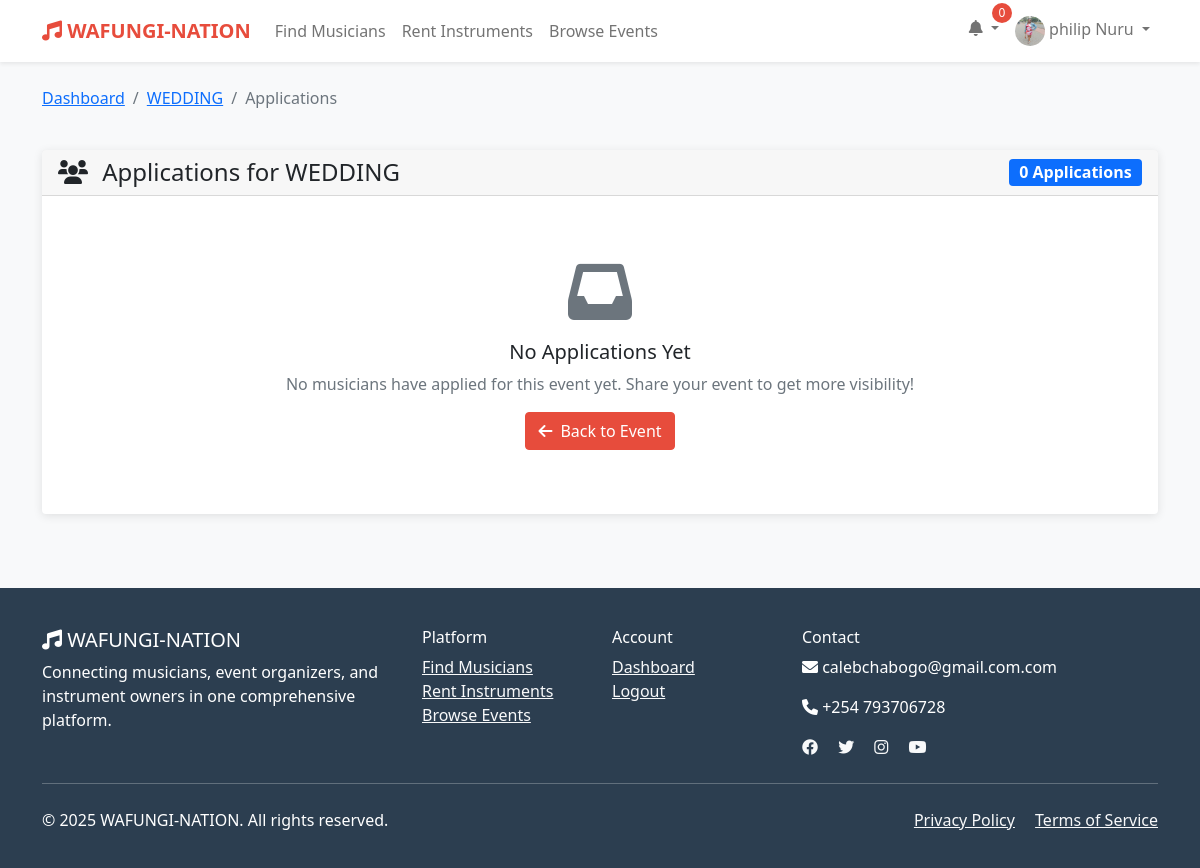
The page /events/4/applications/ (signed in) on the database as committed earlier.
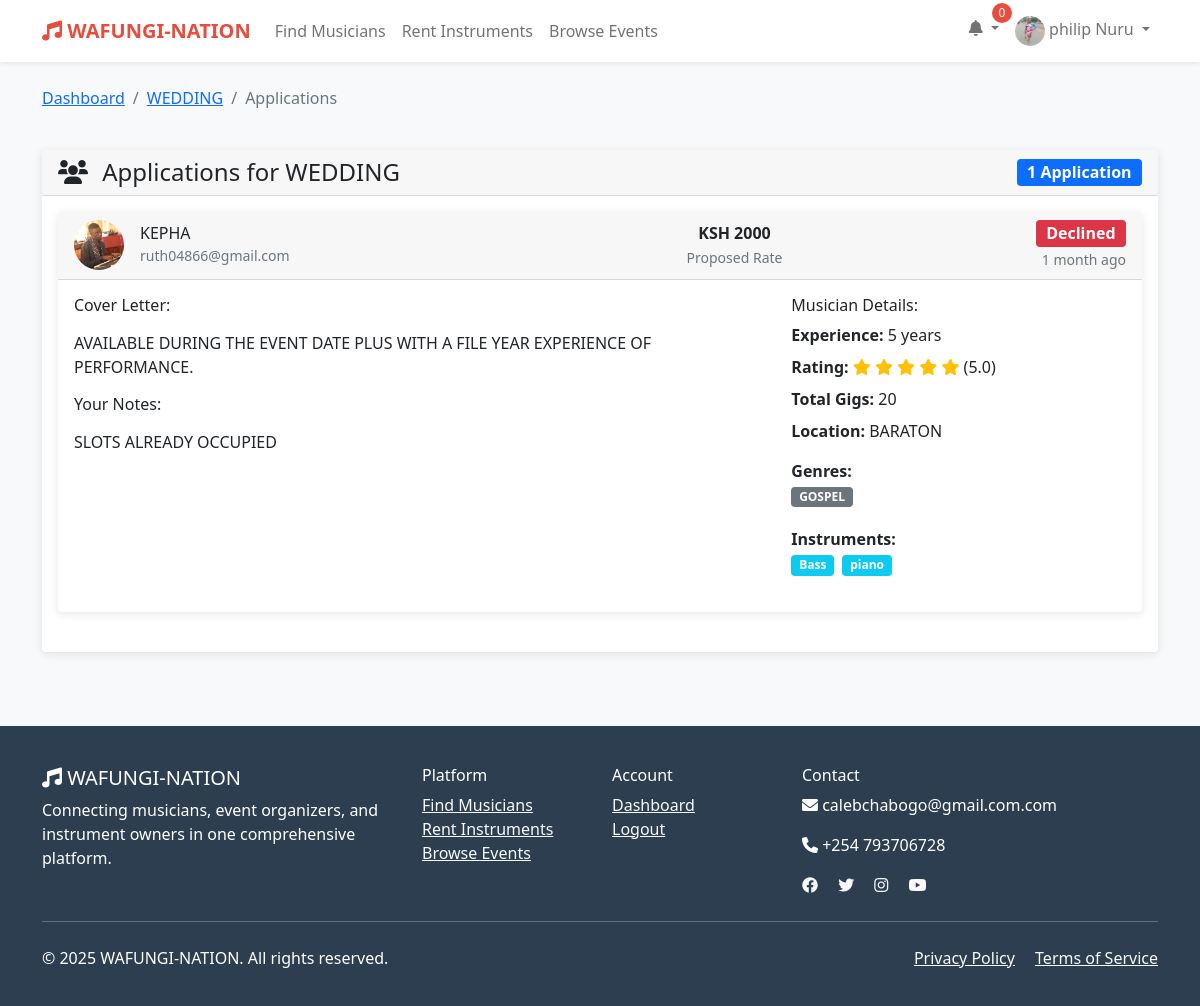
The same page on the database as committed later.
### wafungi/models.py (models this page shows, shortened)
class EventApplication(models.Model):
    STATUS_CHOICES = (
        ('pending', 'Pending'),
        ('accepted', 'Accepted'),
        ('declined', 'Declined'),
        ('withdrawn', 'Withdrawn'),
    )
    event = models.ForeignKey(Event, on_delete=models.CASCADE, related_name='applications')
    musician = models.ForeignKey(User, on_delete=models.CASCADE, related_name='event_applications')
    cover_letter = models.TextField(help_text="Tell the organizer why you're perfect for this event")
    proposed_rate = models.DecimalField(max_digits=10, decimal_places=2, help_text="Your proposed rate for this event")
    availability_confirmed = models.BooleanField(default=True)
    status = models.CharField(max_length=20, choices=STATUS_CHOICES, default='pending')
    organizer_notes = models.TextField(blank=True, help_text="Notes from the event organizer")
    applied_at = models.DateTimeField(auto_now_add=True)
    updated_at = models.DateTimeField(auto_now=True)
    class Meta:
        unique_together = ('event', 'musician')  # Prevent duplicate applications
        ordering = ['-applied_at']

class User(AbstractUser):
    USER_TYPES = (
        ('musician', 'Musician'),
        ('organizer', 'Event Organizer'),
        ('instrument_owner', 'Instrument Owner'),
        ('client', 'Client'),
    )
    user_type = models.CharField(max_length=20, choices=USER_TYPES)
    phone = models.CharField(max_length=15, blank=True)
    location = models.CharField(max_length=100, blank=True)
    profile_picture = models.ImageField(upload_to='profiles/', blank=True, null=True)
    bio = models.TextField(blank=True)
    is_verified = models.BooleanField(default=False)
    created_at = models.DateTimeField(auto_now_add=True)
    updated_at = models.DateTimeField(auto_now=True)

class MusicianProfile(models.Model):
    user = models.OneToOneField(User, on_delete=models.CASCADE)
    stage_name = models.CharField(max_length=100, blank=True)
    genres = models.ManyToManyField(Genre)
    instruments = models.ManyToManyField(Instrument)
    experience_years = models.PositiveIntegerField(default=0)
    hourly_rate = models.DecimalField(max_digits=10, decimal_places=2, default=0)
    availability_status = models.BooleanField(default=True)
    portfolio_url = models.URLField(blank=True)
    sample_audio = models.FileField(upload_to='audio_samples/', blank=True, null=True)
    rating = models.DecimalField(max_digits=3, decimal_places=2, default=0.0)
    total_gigs = models.PositiveIntegerField(default=0)

class Genre(models.Model):
    name = models.CharField(max_length=50, unique=True)
    description = models.TextField(blank=True)

class Instrument(models.Model):
    name = models.CharField(max_length=50, unique=True)
    category = models.CharField(max_length=50)

### wafungi/views.py (the view)
# urls.py: path('events/<int:event_id>/applications/', views.event_applications, name='event_applications'),
@login_required
def event_applications(request, event_id):
    event = get_object_or_404(Event, id=event_id, organizer=request.user)
    applications = EventApplication.objects.filter(
        event=event
    ).select_related('musician').order_by('-applied_at')
    context = {
        'event': event,
        'applications': applications,
    }
    return render(request, 'wafungi/event_applications.html', context)

### templates/wafungi/event_applications.html (shortened to what the changed rows need)
{% extends 'base.html' %}
{% block content %}
<div class="container py-4">
    <div class="row">
        <div class="col-12">
            <div class="card">
                <div class="card-header d-flex justify-content-between align-items-center">
                    <h4 class="mb-0">
                        <i class="fas fa-users me-2"></i>
                        Applications for {{ event.title }}
                    </h4>
                    <span class="badge bg-primary fs-6">{{ applications.count }} Application{{ applications.count|pluralize }}</span>
                </div>
                <div class="card-body">
                    {% if applications %}
                        {% for application in applications %}
                            <div class="card mb-4 {% if application.status == 'accepted' %}border-success{% elif application.status == 'declined' %}border-danger{% endif %}">
                                <div class="card-header">
                                    <div class="row align-items-center">
                                        <div class="col-md-6">
                                            <div class="d-flex align-items-center">
                                                {% if application.musician.profile_picture %}
                                                    <img src="{{ application.musician.profile_picture.url }}" class="rounded-circle me-3" style="width: 50px; height: 50px; object-fit: cover;" alt="{{ application.musician.get_full_name }}">
                                                {% else %}
                                                    <div class="rounded-circle bg-light d-flex align-items-center justify-content-center me-3" style="width: 50px; height: 50px;">
                                                        <i class="fas fa-user-circle fa-2x text-muted"></i>
                                                    </div>
                                                {% endif %}
                                                <div>
                                                    <h6 class="mb-0">
                                                        {% if application.musician.musicianprofile.stage_name %}
                                                            {{ application.musician.musicianprofile.stage_name }}
                                                        {% else %}
                                                            {{ application.musician.get_full_name|default:application.musician.username }}
                                                        {% endif %}
                                                    </h6>
                                                    <small class="text-muted">{{ application.musician.email }}</small>
                                                </div>
                                            </div>
                                        </div>
                                        <div class="col-md-3 text-center">
                                            <strong>KSH {{ application.proposed_rate|floatformat:0 }}</strong><br>
                                            <small class="text-muted">Proposed Rate</small>
                                        </div>
                                        <div class="col-md-3 text-end">
                                            <span class="badge bg-{% if application.status == 'pending' %}warning{% elif application.status == 'accepted' %}success{% elif application.status == 'declined' %}danger{% else %}secondary{% endif %} fs-6">
                                                {{ application.get_status_display }}
                                            </span><br>
                                            <small class="text-muted">{{ application.applied_at|timesince }} ago</small>
                                        </div>
                                    </div>
                                </div>
                                <div class="card-body">
                                    <div class="row">
                                        <div class="col-md-8">
                                            <h6>Cover Letter:</h6>
                                            <p class="mb-3">{{ application.cover_letter|linebreaks }}</p>
                                            {% if application.organizer_notes %}
                                                <h6>Your Notes:</h6>
                                                <p class="text-muted">{{ application.organizer_notes|linebreaks }}</p>
                                            {% endif %}
                                        </div>
                                        <div class="col-md-4">
                                            <h6>Musician Details:</h6>
                                            <div class="mb-2">
                                                <strong>Experience:</strong> {{ application.musician.musicianprofile.experience_years }} years
                                            </div>
                                            <div class="mb-2">
                                                <strong>Rating:</strong>
                                                <span class="text-warning">
                                                    {% for i in "12345" %}
                                                        {% if forloop.counter <= application.musician.musicianprofile.rating %}
                                                            <i class="fas fa-star"></i>
                                                        {% else %}
                                                            <i class="far fa-star"></i>
                                                        {% endif %}
                                                    {% endfor %}
                                                </span>
                                                ({{ application.musician.musicianprofile.rating|floatformat:1 }})
                                            </div>
                                            <div class="mb-2">
                                                <strong>Total Gigs:</strong> {{ application.musician.musicianprofile.total_gigs }}
                                            </div>
                                            <div class="mb-3">
                                                <strong>Location:</strong> {{ application.musician.location|default:"Not specified" }}
                                            </div>
                                            <div class="mb-3">
                                                <strong>Genres:</strong><br>
                                                {% for genre in application.musician.musicianprofile.genres.all %}
                                                    <span class="badge bg-secondary me-1 mb-1">{{ genre.name }}</span>
                                                {% endfor %}
                                            </div>
                                            <div class="mb-3">
                                                <strong>Instruments:</strong><br>
                                                {% for instrument in application.musician.musicianprofile.instruments.all %}
                                                    <span class="badge bg-info me-1 mb-1">{{ instrument.name }}</span>
                                                {% endfor %}
                                            </div>
                                        </div>
                                    </div>
                                </div>
                            </div>
                        {% endfor %}
                    {% else %}
                        <div class="text-center py-5">
                            <i class="fas fa-inbox fa-4x text-muted mb-3"></i>
                            <h5>No Applications Yet</h5>
                            <p class="text-muted">No musicians have applied for this event yet. Share your event to get more visibility!</p>
                            <a href="{% url 'event_detail' event.id %}" class="btn btn-primary">
                                <i class="fas fa-arrow-left me-2"></i>Back to Event
                            </a>
                        </div>
                    {% endif %}
                </div>
            </div>
        </div>
    </div>
</div>
{% endblock %}

Rows that differ between the two databases and show on the page:
added EventApplication: musician.profile_picture (picture), musician.musicianprofile.stage_name "KEPHA", musician.email "ruth04866@gmail.com", proposed_rate "2000", status "Declined", applied_at "1 month", cover_letter "AVAILABLE DURING THE EVENT DATE PLUS WITH A FILE YEAR EXPERIENCE OF PERFORMANCE.", organizer_notes "SLOTS ALREADY OCCUPIED", musician.musicianprofile.experience_years "5", musician.musicianprofile.rating "5.0", musician.musicianprofile.total_gigs "20", musician.location "BARATON"
now on this page (row unchanged): Genre: name "GOSPEL"
now on this page (row unchanged): Instrument: name "Bass"
now on this page (row unchanged): Instrument: name "piano"
Other text that changed with them:
{{ applications.count }}: "0" → "1"
text no longer shown: "No Applications Yet No musicians have applied for this event yet. Share your event to get more visibility! Back to Event"
